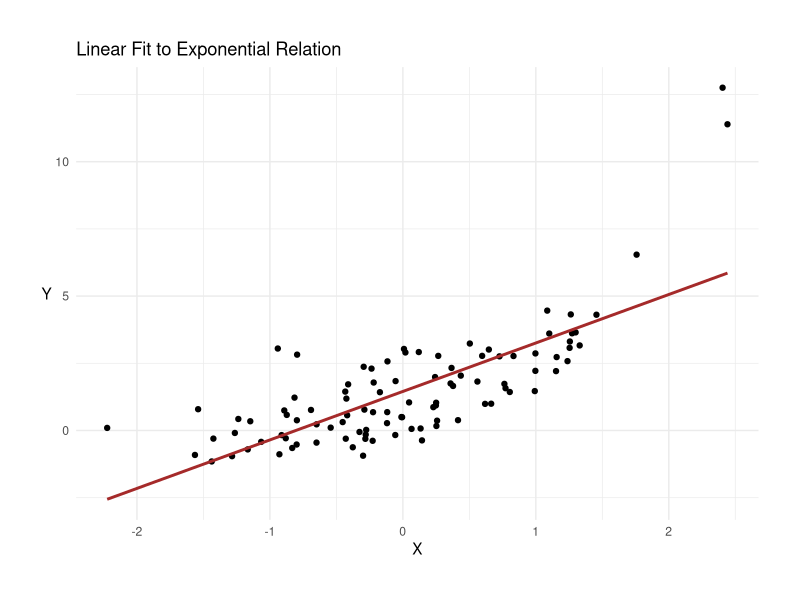

Recreate this plot in R. (Note: this script raises an error after producing the figure.)
library(tidyverse)
set.seed(0)

n <- 100
data <- tibble(
  x = rnorm(n, mean = 0, sd = 1),
  y = exp(x) + rnorm(n, mean = 0, sd = 1),
)

ggplot(data, aes(x = x, y = y)) +
  geom_point() +
  geom_smooth(method = "lm", se = F, col = 'brown') +
  theme_minimal() +
  labs(
    title = "Linear Fit to Exponential Relation",
    x = 'X',
    y = 'Y',
  ) +
  theme(
    axis.title.y = element_text(angle = 0, vjust = 0.5),
    plot.background = element_rect(fill = "white", colour = "white"),
    plot.margin = margin(30, 30, 30, 30),
  )

plot.name <- 'linear-fit-to-exponential-relation.png'
path <- dirname(sys.frame(1)$ofile)
ggsave(file.path(path, plot.name), width = 9, height = 6)
